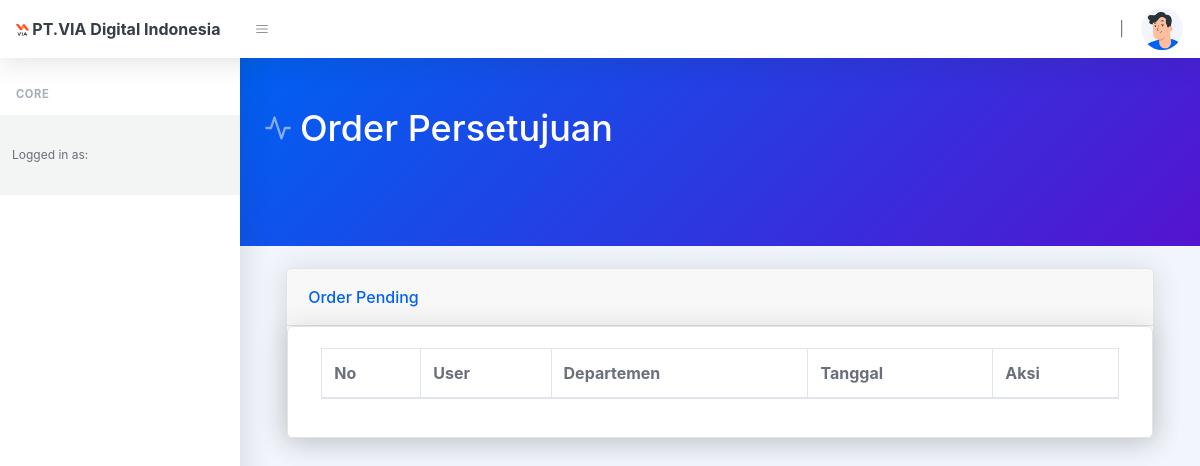
/index.php/kepala_gs/order_persetujuan, run on an earlier commit of the app's database.
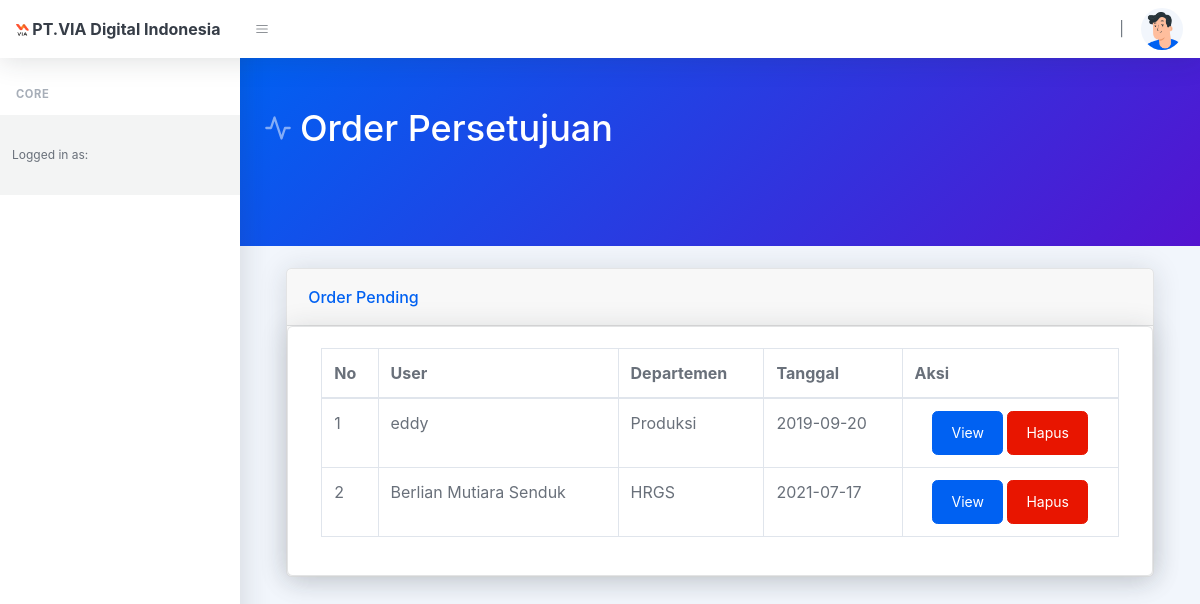
And on a later commit of the database.
### tables this page shows
CREATE TABLE `order_status` (
  `id_ker` int(11) NOT NULL,
  `departemen` varchar(255) NOT NULL,
  `user` varchar(255) NOT NULL,
  `status` int(12) NOT NULL,
  `tanggal` varchar(255) NOT NULL
);

CREATE TABLE `departemen` (
  `id` int(11) NOT NULL,
  `nama_dep` varchar(50) NOT NULL
);

### application/controllers/Kepala_gs.php (called while the page is built, shortened)
<?php
class Kepala_gs extends CI_Controller
{
    public function __construct()
    {
        $this->load->model('super_model');
        $this->load->model('order_model');
        $this->load->model('jabatan_model');
        $this->load->model('akun_model');
    }
    public function order_persetujuan()
    {
        $data['judul'] = 'Order Persetujuan';
        $data['nama'] = $this->session->userdata('nama_lengkap');
        $data['jabatan'] = $this->jabatan_model->getDataById($this->session->userdata('id_jab'));
        $data['alerts'] = $this->super_model->data();
        $data['alerts_3'] = $this->order_model->alerts_3();
        $data['level_akun'] = $this->session->userdata('level');
        $data['data'] = $this->order_model->alerts_3();
        $data['nama'] = $this->session->userdata('nama_user');
        $this->load->view('template/header', $data);
        $this->load->view('kepala_gs/order_masuk', $data);
        $this->load->view('template/footer');
    }
}

### index.php (called while the page is built, shortened)
<?php
require_once BASEPATH.'core/CodeIgniter.php';

### application/models/Jabatan_model.php (called while the page is built, shortened)
<?php
class Jabatan_model extends CI_Model
{
    public function getDataById($id)
    {
        $this->db->where('id_jab', $id);
        $query = $this->db->get('jabatan');
        return $query->row();
    }
}

### application/models/Super_model.php (called while the page is built, shortened)
<?php
class Super_model extends CI_Model
{
    public function data()
    {
        $this->db->select('*');
        $this->db->from('order_status');
        $this->db->join('departemen', 'departemen.id = order_status.departemen');
        $this->db->where('status', 3);
        $query = $this->db->get();
        return $query->result();
    }
}

### application/models/Order_model.php (called while the page is built, shortened)
<?php
class Order_model extends CI_Model
{
    public function alerts_3()
    {
        $this->db->select('*');
        $this->db->from('order_status');
        $this->db->join('departemen', 'departemen.id = order_status.departemen');
        $this->db->where('status', 3);
        $query = $this->db->get();
        return $query->result();
    }
}

### application/views/kepala_gs/order_masuk.php (the view)
<div class="container">
    <div class="card-body">
        <div class="card shadow mb-4">
            <div class="card-header">
                Order Pending
            </div>
            <div class="card">
                <div class="card-body">
                    <div class="row">
                        <div class="table-responsive">
                            <div class="container">
                                <table class="table table-bordered" id="dataTable" width="100%" cellspacing="0">
                                    <div class="container">
                                        <thead>
                                            <tr>
                                                <th>No</th>
                                                <th>User</th>
                                                <th>Departemen</th>
                                                <th>Tanggal</th>
                                                <th>Aksi</th>
                                            </tr>
                                        </thead>
                                        <tbody>
                                            <?php
                                            $nomor = 1;
                                            foreach ($data as $x) { ?>
                                                <tr>
                                                    <td><?= $nomor++; ?></td>
                                                    <td><?= $x->user; ?></td>
                                                    <td><?= $x->nama_dep; ?></td>
                                                    <td><?= $x->tanggal; ?></td>
                                                    <td align="center">
                                                        <a href="<?= base_url('kepala_gs/view/') . $x->id_ker ?>" class="btn btn-primary">View</a>
                                                        <a href="<?= base_url('order/hapusorder/') . $x->id_ker ?>" onclick="return confirm('Yakin Hapus?')" class="btn btn-danger">Hapus</a>
                                                    </td>
                                                </tr>
                                            <?php } ?>
                                        </tbody>
                                </table>
                            </div>
                        </div>
                    </div>
                </div>
            </div>
        </div>
    </div>
</div>

What changed in the data, as far as the page shows it:
added order_status: user "eddy", departemen.nama_dep "Produksi", tanggal "2019-09-20"
added order_status: user "Berlian Mutiara Senduk", departemen.nama_dep "HRGS", tanggal "2021-07-17"
